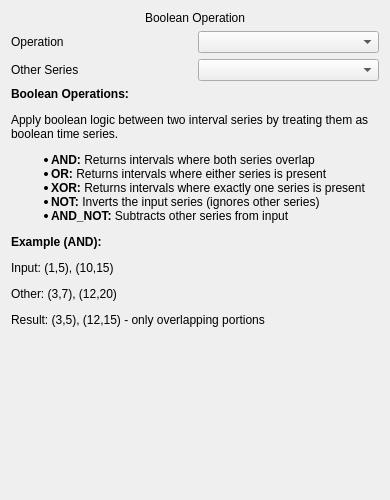
<?xml version="1.0" encoding="UTF-8"?>
<ui version="4.0">
 <class>BooleanOperation_Widget</class>
 <widget class="QWidget" name="BooleanOperation_Widget">
  <property name="geometry">
   <rect>
    <x>0</x>
    <y>0</y>
    <width>390</width>
    <height>500</height>
   </rect>
  </property>
  <property name="windowTitle">
   <string>Form</string>
  </property>
  <layout class="QVBoxLayout" name="verticalLayout">
   <item>
    <widget class="QLabel" name="label">
     <property name="text">
      <string>Boolean Operation</string>
     </property>
     <property name="alignment">
      <set>Qt::AlignmentFlag::AlignCenter</set>
     </property>
    </widget>
   </item>
   <item>
    <layout class="QHBoxLayout" name="horizontalLayout">
     <item>
      <widget class="QLabel" name="label_2">
       <property name="text">
        <string>Operation</string>
       </property>
      </widget>
     </item>
     <item>
      <widget class="QComboBox" name="operationComboBox"/>
     </item>
    </layout>
   </item>
   <item>
    <layout class="QHBoxLayout" name="horizontalLayout_2">
     <item>
      <widget class="QLabel" name="label_3">
       <property name="text">
        <string>Other Series</string>
       </property>
      </widget>
     </item>
     <item>
      <widget class="QComboBox" name="otherSeriesComboBox">
       <property name="enabled">
        <bool>true</bool>
       </property>
      </widget>
     </item>
    </layout>
   </item>
   <item>
    <layout class="QHBoxLayout" name="horizontalLayout_3">
     <item>
      <widget class="QLabel" name="label_4">
       <property name="text">
        <string>&lt;!DOCTYPE HTML PUBLIC &quot;-//W3C//DTD HTML 4.0//EN&quot; &quot;http://www.w3.org/TR/REC-html40/strict.dtd&quot;&gt;
&lt;html&gt;&lt;head&gt;&lt;meta name=&quot;qrichtext&quot; content=&quot;1&quot; /&gt;&lt;meta charset=&quot;utf-8&quot; /&gt;&lt;style type=&quot;text/css&quot;&gt;
p, li { white-space: pre-wrap; }
hr { height: 1px; border-width: 0; }
li.unchecked::marker { content: &quot;\2610&quot;; }
li.checked::marker { content: &quot;\2612&quot;; }
&lt;/style&gt;&lt;/head&gt;&lt;body style=&quot; font-family:'Segoe UI'; font-size:9pt; font-weight:400; font-style:normal;&quot;&gt;
&lt;p style=&quot; margin-top:12px; margin-bottom:12px; margin-left:0px; margin-right:0px; -qt-block-indent:0; text-indent:0px;&quot;&gt;&lt;span style=&quot; font-weight:700;&quot;&gt;Boolean Operations:&lt;/span&gt;&lt;/p&gt;
&lt;p style=&quot; margin-top:12px; margin-bottom:12px; margin-left:0px; margin-right:0px; -qt-block-indent:0; text-indent:0px;&quot;&gt;Apply boolean logic between two interval series by treating them as boolean time series.&lt;/p&gt;
&lt;ul style=&quot;margin-top: 0px; margin-bottom: 0px; margin-left: 0px; margin-right: 0px; -qt-list-indent: 1;&quot;&gt;
&lt;li style=&quot; margin-top:0px; margin-bottom:0px; margin-left:0px; margin-right:0px; -qt-block-indent:0; text-indent:0px;&quot;&gt;&lt;span style=&quot; font-weight:700;&quot;&gt;AND:&lt;/span&gt; Returns intervals where both series overlap&lt;/li&gt;
&lt;li style=&quot; margin-top:0px; margin-bottom:0px; margin-left:0px; margin-right:0px; -qt-block-indent:0; text-indent:0px;&quot;&gt;&lt;span style=&quot; font-weight:700;&quot;&gt;OR:&lt;/span&gt; Returns intervals where either series is present&lt;/li&gt;
&lt;li style=&quot; margin-top:0px; margin-bottom:0px; margin-left:0px; margin-right:0px; -qt-block-indent:0; text-indent:0px;&quot;&gt;&lt;span style=&quot; font-weight:700;&quot;&gt;XOR:&lt;/span&gt; Returns intervals where exactly one series is present&lt;/li&gt;
&lt;li style=&quot; margin-top:0px; margin-bottom:0px; margin-left:0px; margin-right:0px; -qt-block-indent:0; text-indent:0px;&quot;&gt;&lt;span style=&quot; font-weight:700;&quot;&gt;NOT:&lt;/span&gt; Inverts the input series (ignores other series)&lt;/li&gt;
&lt;li style=&quot; margin-top:0px; margin-bottom:12px; margin-left:0px; margin-right:0px; -qt-block-indent:0; text-indent:0px;&quot;&gt;&lt;span style=&quot; font-weight:700;&quot;&gt;AND_NOT:&lt;/span&gt; Subtracts other series from input&lt;/li&gt;&lt;/ul&gt;
&lt;p style=&quot; margin-top:12px; margin-bottom:12px; margin-left:0px; margin-right:0px; -qt-block-indent:0; text-indent:0px;&quot;&gt;&lt;span style=&quot; font-weight:700;&quot;&gt;Example (AND):&lt;/span&gt;&lt;/p&gt;
&lt;p style=&quot; margin-top:12px; margin-bottom:12px; margin-left:0px; margin-right:0px; -qt-block-indent:0; text-indent:0px;&quot;&gt;Input: (1,5), (10,15)&lt;/p&gt;
&lt;p style=&quot; margin-top:12px; margin-bottom:12px; margin-left:0px; margin-right:0px; -qt-block-indent:0; text-indent:0px;&quot;&gt;Other: (3,7), (12,20)&lt;/p&gt;
&lt;p style=&quot; margin-top:12px; margin-bottom:12px; margin-left:0px; margin-right:0px; -qt-block-indent:0; text-indent:0px;&quot;&gt;Result: (3,5), (12,15) - only overlapping portions&lt;/p&gt;&lt;/body&gt;&lt;/html&gt;</string>
       </property>
       <property name="scaledContents">
        <bool>false</bool>
       </property>
       <property name="wordWrap">
        <bool>true</bool>
       </property>
      </widget>
     </item>
     <item>
      <spacer name="horizontalSpacer">
       <property name="orientation">
        <enum>Qt::Orientation::Horizontal</enum>
       </property>
       <property name="sizeHint" stdset="0">
        <size>
         <width>40</width>
         <height>20</height>
        </size>
       </property>
      </spacer>
     </item>
    </layout>
   </item>
   <item>
    <spacer name="verticalSpacer">
     <property name="orientation">
      <enum>Qt::Orientation::Vertical</enum>
     </property>
     <property name="sizeHint" stdset="0">
      <size>
       <width>20</width>
       <height>40</height>
      </size>
     </property>
    </spacer>
   </item>
  </layout>
 </widget>
 <resources/>
 <connections/>
</ui>
